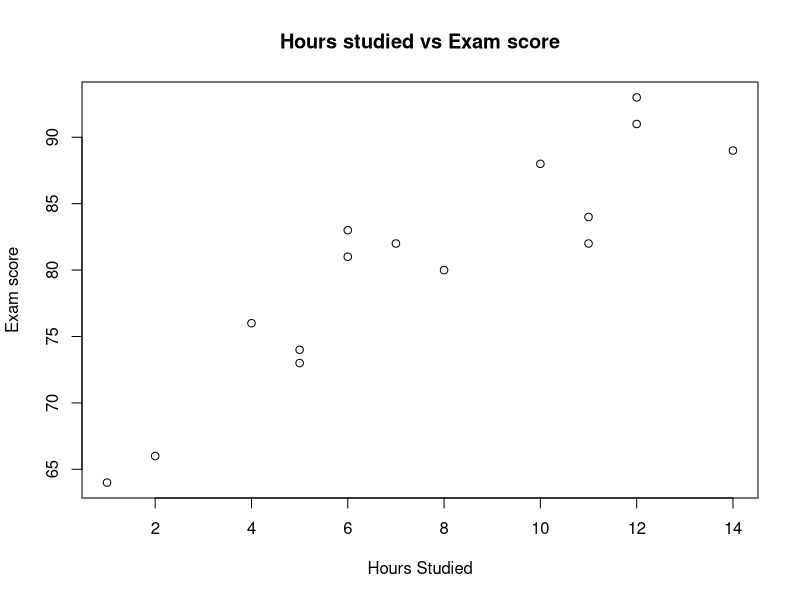
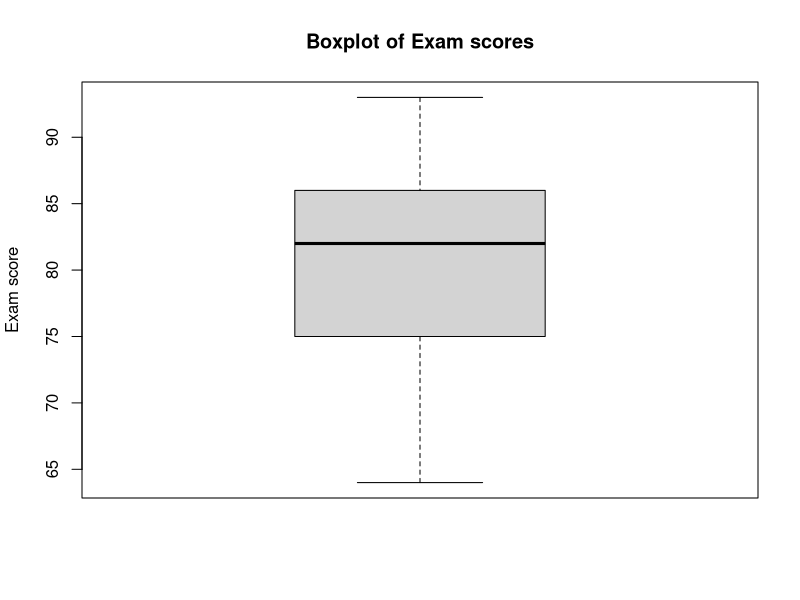
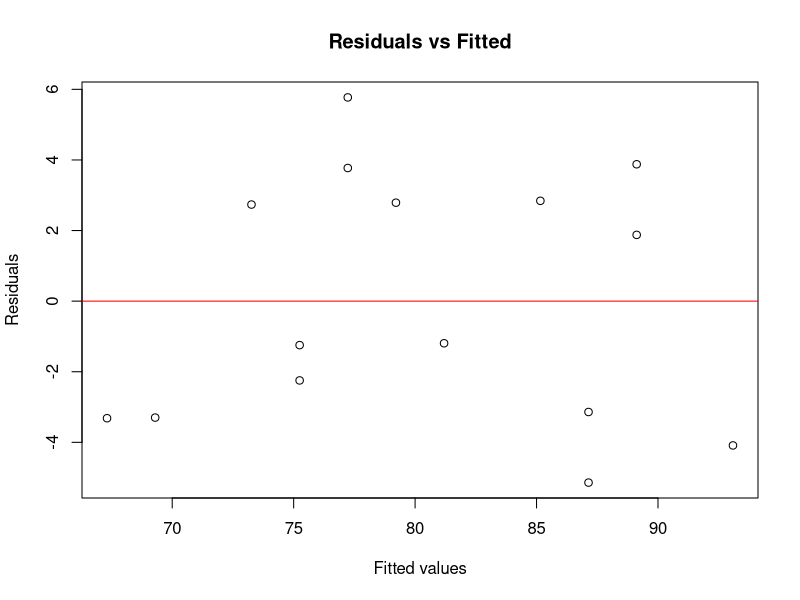
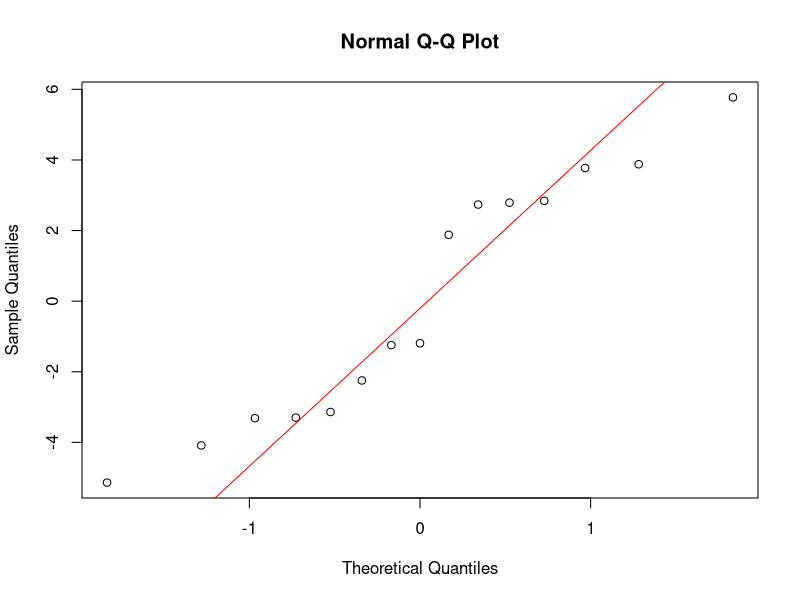

Recreate these plots in R, in order.
df <- data.frame(hours = c(1,2,4,5,5,6,6,7,8,10,11,11,12,12,14),
                 score = c(64,66,76,73,74,81,83,82,80,88,84,82,91,93,89))

head(df)

plot(df$hours,df$score,main = 'Hours studied vs Exam score',xlab = 'Hours Studied', ylab = 'Exam score')

boxplot(df$score,main ='Boxplot of Exam scores',ylab = 'Exam score')

model <- lm(score~hours,data=df)

summary(model)

res <- resid(model)

plot(fitted(model),res,main = 'Residuals vs Fitted',xlab = 'Fitted values',ylab = 'Residuals')

abline(h=0,col='red')

qqnorm(res,main = 'Normal Q-Q Plot')
qqline(res,col='red')
